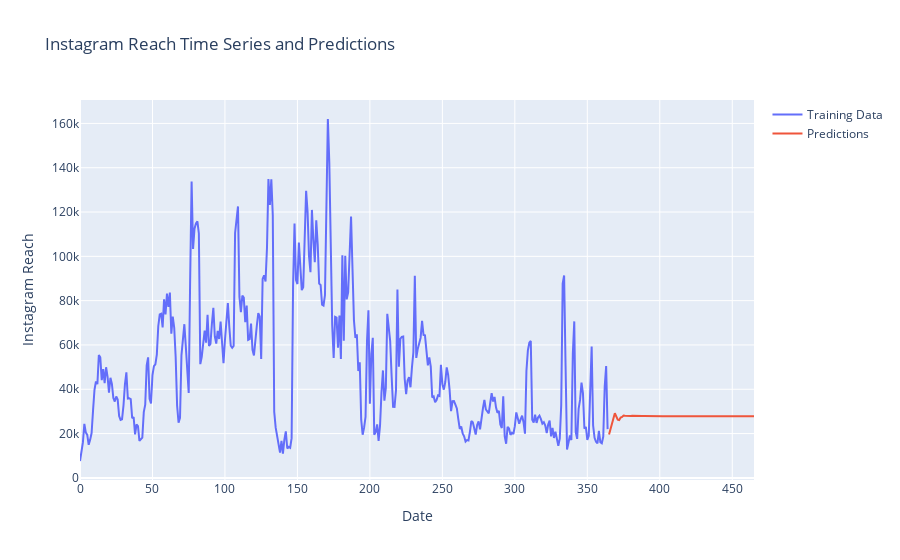

Notebook cell for this chart:
### Code cell
trace_train = go.Scatter(x=data.index, 
                         y=data["Instagram reach"], 
                         mode="lines", 
                         name="Training Data")
trace_pred = go.Scatter(x=yhat.index, 
                        y=yhat, 
                        mode="lines", 
                        name="Predictions")

layout = go.Layout(title="Instagram Reach Time Series and Predictions", 
                   xaxis_title="Date", 
                   yaxis_title="Instagram Reach")

fig = go.Figure(data=[trace_train, trace_pred], layout=layout)
fig.show()

### Figure 1 — Plotly figure (JSON) as saved in the notebook; plotly's stock layout.template omitted (floating-point values rounded to 4 significant figures; data arrays with more than 128 entries replaced by an {"elided": "..."} marker saying what was removed)
{"data": [{"mode": "lines", "name": "Training Data", "type": "scatter", "x": {"elided": "365 int values"}, "y": {"elided": "365 int values"}}, {"mode": "lines", "name": "Predictions", "type": "scatter", "x": [365, 366, 367, 368, 369, 370, 371, 372, 373, 374, 375, 376, 377, 378, 379, 380, 381, 382, 383, 384, 385, 386, 387, 388, 389, 390, 391, 392, 393, 394, 395, 396, 397, 398, 399, 400, 401, 402, 403, 404, 405, 406, 407, 408, 409, 410, 411, 412, 413, 414, 415, 416, 417, 418, 419, 420, 421, 422, 423, 424, 425, 426, 427, 428, 429, 430, 431, 432, 433, 434, 435, 436, 437, 438, 439, 440, 441, 442, 443, 444, 445, 446, 447, 448, 449, 450, 451, 452, 453, 454, 455, 456, 457, 458, 459, 460, 461, 462, 463, 464, 465], "y": [19560.0, 22420.0, 23960.0, 26770.0, 29180.0, 27730.0, 26320.0, 26110.0, 27220.0, 27510.0, 28130.0, 28010.0, 27950.0, 27700.0, 27880.0, 27890.0, 28020.0, 27950.0, 27970.0, 27880.0, 27910.0, 27870.0, 27910.0, 27880.0, 27890.0, 27860.0, 27880.0, 27860.0, 27880.0, 27860.0, 27870.0, 27870.0, 27870.0, 27870.0, 27870.0, 27870.0, 27870.0, 27870.0, 27870.0, 27870.0, 27870.0, 27870.0, 27870.0, 27870.0, 27870.0, 27870.0, 27870.0, 27870.0, 27870.0, 27870.0, 27870.0, 27870.0, 27870.0, 27870.0, 27870.0, 27870.0, 27870.0, 27870.0, 27870.0, 27870.0, 27870.0, 27870.0, 27870.0, 27870.0, 27870.0, 27870.0, 27870.0, 27870.0, 27870.0, 27870.0, 27870.0, 27870.0, 27870.0, 27870.0, 27870.0, 27870.0, 27870.0, 27870.0, 27870.0, 27870.0, 27870.0, 27870.0, 27870.0, 27870.0, 27870.0, 27870.0, 27870.0, 27870.0, 27870.0, 27870.0, 27870.0, 27870.0, 27870.0, 27870.0, 27870.0, 27870.0, 27870.0, 27870.0, 27870.0, 27870.0, 27870.0]}], "layout": {"title": {"text": "Instagram Reach Time Series and Predictions"}, "xaxis": {"title": {"text": "Date"}}, "yaxis": {"title": {"text": "Instagram Reach"}}}}
